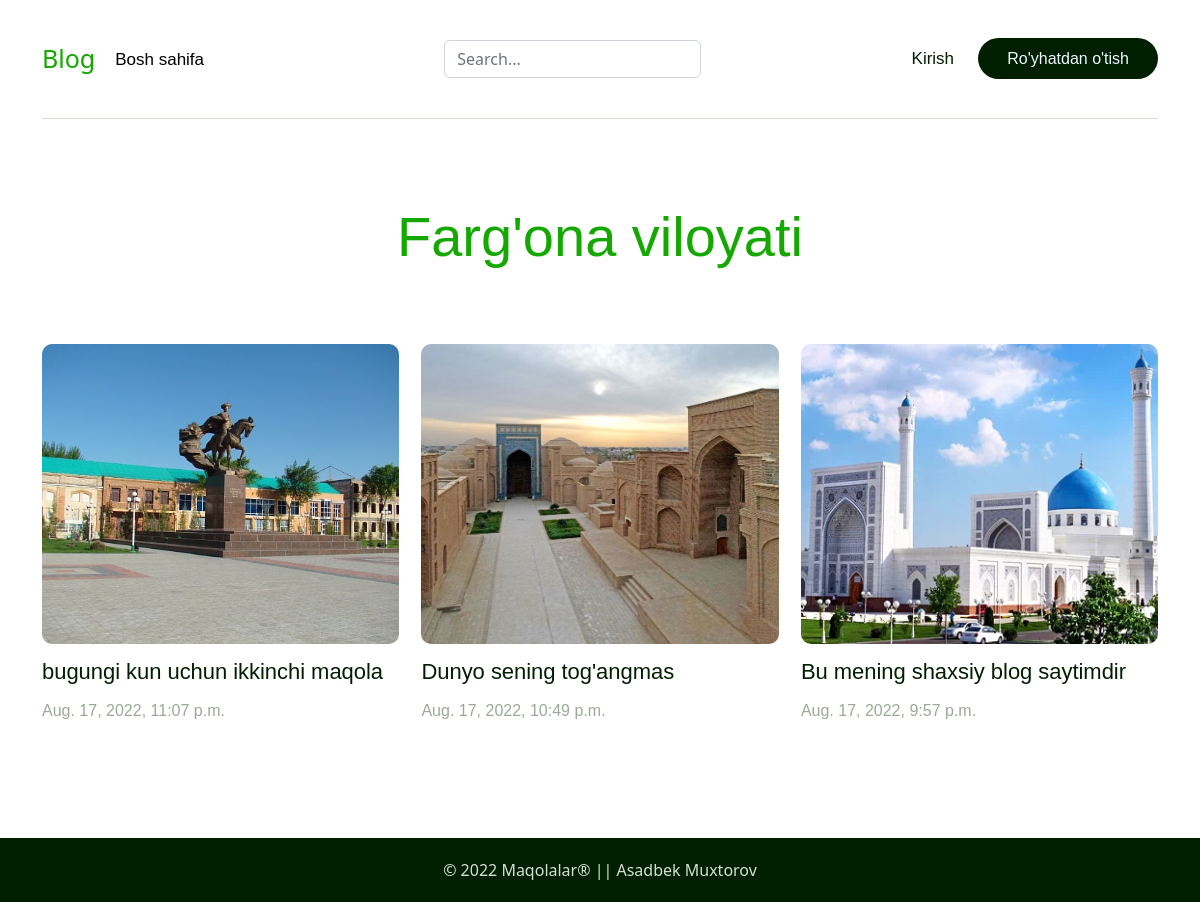
The page /regions/3/ on the database as committed earlier.
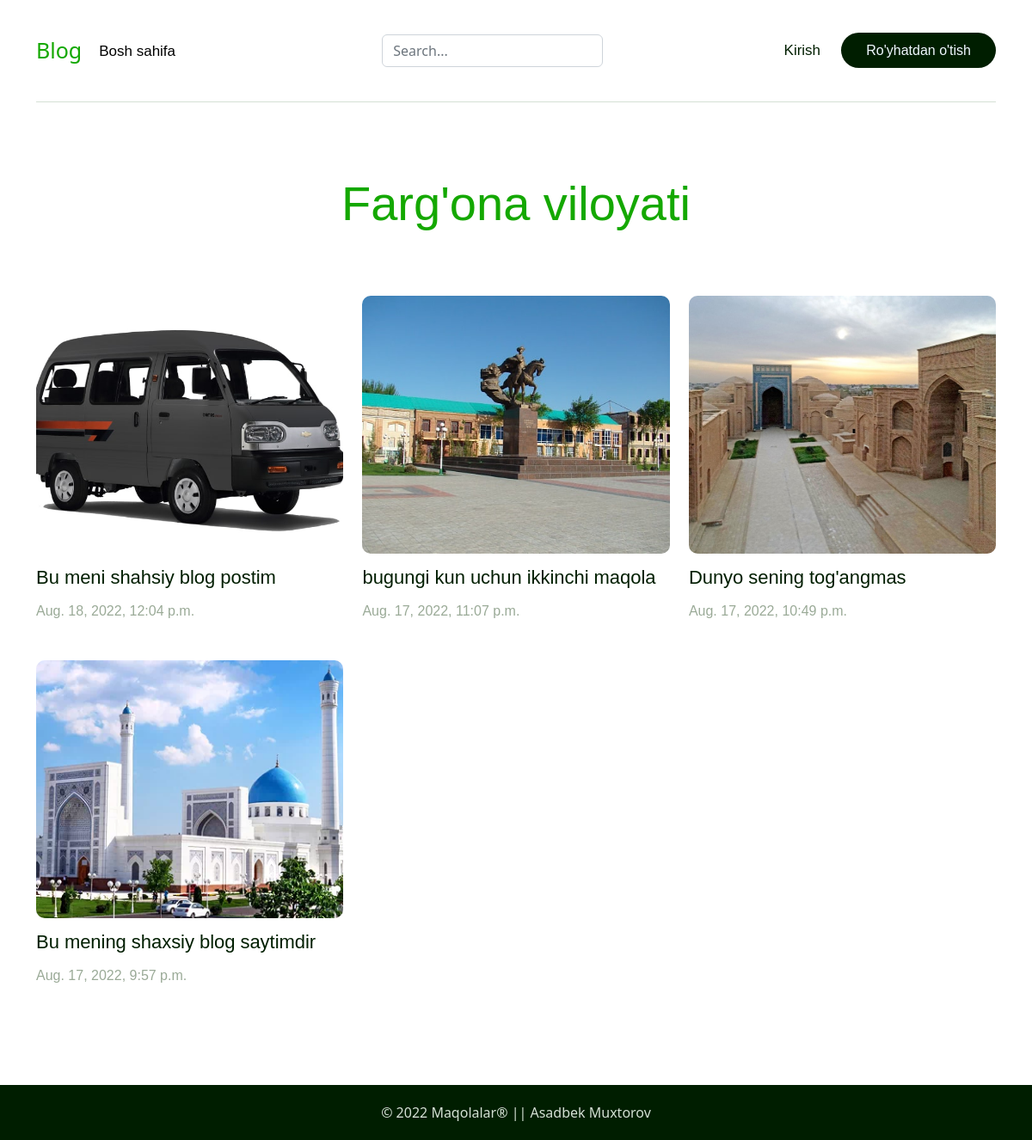
The same page on the database as committed later.
### articles/models.py (models this page shows, shortened)
class Articles(models.Model):
    regions = Const.regions
    categories = Const.categories
    title = models.CharField(max_length=128, verbose_name='Sarlavha')
    image = models.ImageField()
    author = models.ForeignKey(
        get_user_model(),
        on_delete=models.CASCADE,
    )
    category = models.CharField(
        max_length=35,
        choices=categories,
        default=1
    )
    region = models.CharField(
        max_length=35,
        choices=regions,
        default=14
    )
    date = models.DateTimeField(auto_now_add=True)
    body = RichTextField(verbose_name="Maqola matni:")
    blog_view = models.IntegerField(default=0)

### articles/views.py (the view)
# urls.py: path('regions/<str:pk>/', views.ArticleRegionListView, name="regions"),
def ArticleRegionListView(request, pk):
    region = dict(Const.regions)[pk]
    object_list = Articles.objects.filter(region=pk)[::-1]
    context = {
        "object_list": object_list,
        "region": region
    }
    return render(request, 'region_filter.html', context)

### templates/region_filter.html (shortened to what this page needs)
{% extends "base.html" %}
{% load static %}
{% block link %}{% static 'css/forms.css' %}{% endblock link %}
{% block content %}
<div class="container">
    <div class="section-title">
        <h1 class="">{{ region }}</h1>
    </div>
   <ul class="blog-items">
    {% for article in object_list %}
    <li class="articel-item blog-item">
        <a href=" {% url 'article_detail' pk=article.pk %} ">
            <div class="articel-img">
                {% if article.image %}
                <img src="{{ article.image.url }}" alt="">
                {% else %}
                <img src="{% static 'images/rasm10.jpg' %}" alt="">
                {% endif %}
            </div>
            <div class="articel-content">
                <p class="bg-title"> {{ article.title }} </p>
                <p class="bg-date">
                    {{ article.date }}
                </p>
            </div>
        </a>
    </li>
    {% endfor %}
   </ul>
</div>
{% endblock content %}

Rows that differ between the two databases and show on the page:
added Articles: image (picture), title "Bu meni shahsiy blog postim", date "Aug. 18, 2022, 12:04 p.m."
